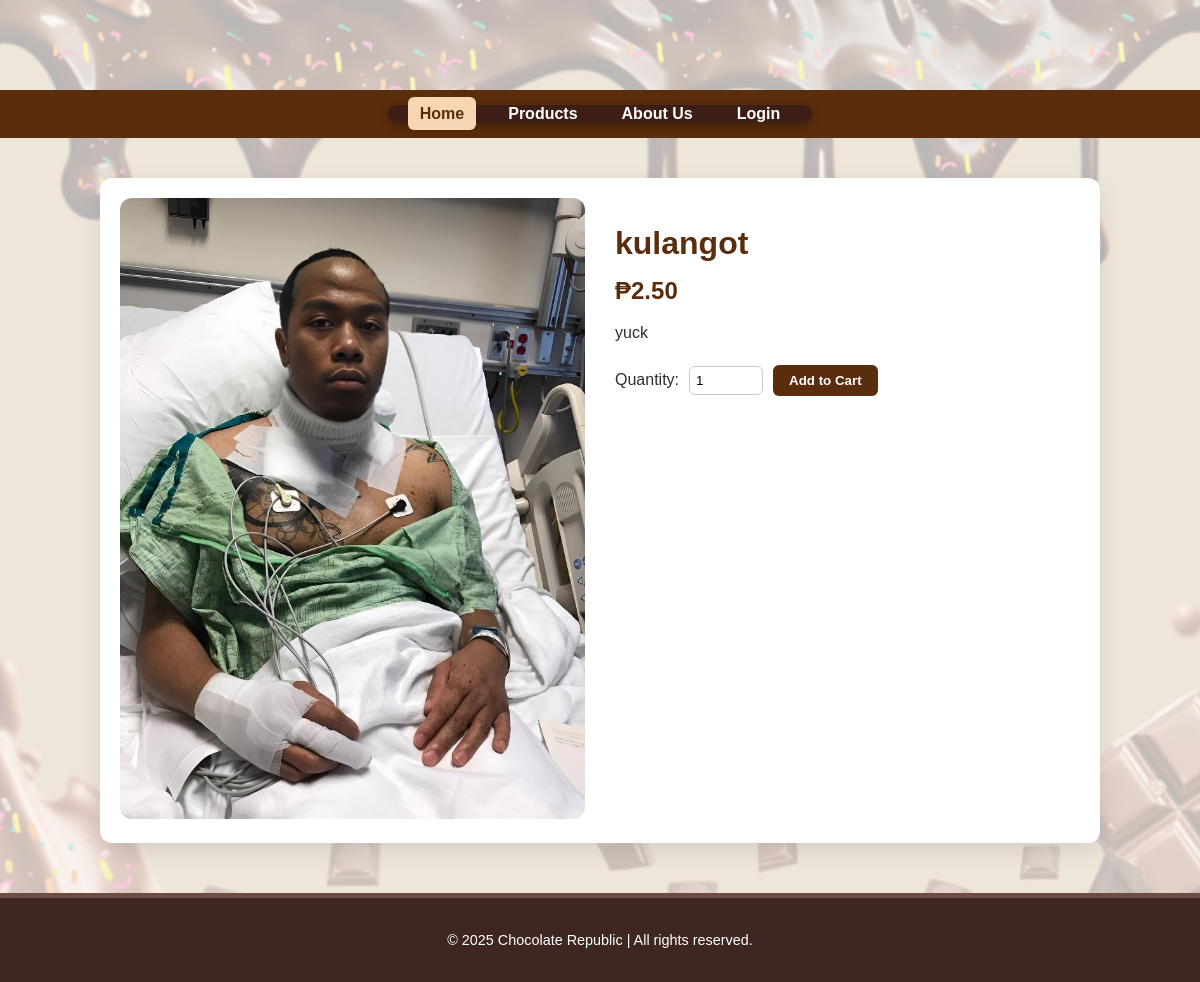
The page /product.php?id=4 on the database its author committed.
### tables this page shows
CREATE TABLE `products` (
  `id` int(11) NOT NULL,
  `name` varchar(100) NOT NULL,
  `description` text DEFAULT NULL,
  `price` decimal(10,2) NOT NULL,
  `image` varchar(255) DEFAULT NULL,
  `stock` int(11) DEFAULT 0,
  `created_at` timestamp NOT NULL DEFAULT current_timestamp()
);

### product.php (the view, shortened to what this page needs)
<?php
require_once __DIR__ . '/db.php';
$id = (int)($_GET['id'] ?? 0);
$stmt = $conn->prepare("SELECT * FROM products WHERE id = ?");
$stmt->bind_param('i', $id);
$stmt->execute();
$product = $stmt->get_result()->fetch_assoc();
include __DIR__ . '/includes/header.php';
?>
<?php if ($product): ?>
<section class="product-page">
    <div class="product-container">
        <?php
        $imgPath = !empty($product['image']) ? 'images/' . basename($product['image']) : 'images/0.png';
        ?>
        <div class="product-image">
            <img src="<?= htmlspecialchars($imgPath) ?>" alt="<?= htmlspecialchars($product['name']) ?>">
        </div>
        <div class="product-details">
            <h2><?= htmlspecialchars($product['name']) ?></h2>
            <p class="price">₱<?= number_format((float)$product['price'], 2) ?></p>
            <?php if (!empty($product['description'])): ?>
                <p class="description"><?= nl2br(htmlspecialchars($product['description'])) ?></p>
            <?php endif; ?>
            <?php if ((int)$product['stock'] > 0): ?>
            <form method="post" action="cart_add.php">
                <label for="quantity">Quantity:</label>
                <input type="number" name="quantity" id="quantity" min="1" max="<?= (int)$product['stock'] ?>" value="1">
                <button type="submit">Add to Cart</button>
            </form>
            <?php else: ?>
                <p class="out-of-stock">Out of stock</p>
            <?php endif; ?>
        </div>
    </div>
</section>
<?php else: ?>
<p style="padding:20px;">Product not found.</p>
<?php endif; ?>
<?php include __DIR__ . '/includes/footer.php'; ?>

### index.css (style rules this page uses)
body::before { content: ""; position: fixed; top: 0; left: 0; width: 100%; height: 100%; background: url("images/0.png") no-repeat center center fixed; background-size: cover; opacity: 0.25; z-index: -1; }
body { margin: 0; font-family: "Poppins", sans-serif; background: #faf7f5; color: #2d2d2d; padding-top: 90px; }
.price { color: #795548; font-weight: bold; margin-top: 3px; }

### product.php (style rules this page uses)
.product-page { max-width: 1000px; margin: 40px auto; padding: 0 20px; }
.product-container { display: flex; flex-wrap: wrap; gap: 30px; background: #fff; padding: 20px; border-radius: 12px; box-shadow: 0 8px 25px rgba(0,0,0,0.1); }
.product-image { flex: 1 1 300px; text-align: center; }
.product-image img { max-width: 100%; height: auto; border-radius: 12px; object-fit: cover; }
.product-details { flex: 1 1 300px; }
.product-details h2 { color: #5a2d0c; margin-bottom: 15px; font-size: 2rem; }
.product-details .price { color: #5a2d0c; font-weight: 700; font-size: 1.5rem; margin-bottom: 15px; }
.product-details .description { margin-bottom: 20px; line-height: 1.5; }
.product-details form { display: flex; align-items: center; gap: 10px; }
.product-details input[type="number"] { width: 60px; padding: 6px; border-radius: 6px; border: 1px solid #ccc; }
.product-details button { background: #5a2d0c; color: #fff; border: none; padding: 8px 16px; border-radius: 6px; font-weight: 600; cursor: pointer; transition: background 0.2s; }

### rows shown on the page
products: image (picture), name "kulangot", price "2.50", description "yuck"
